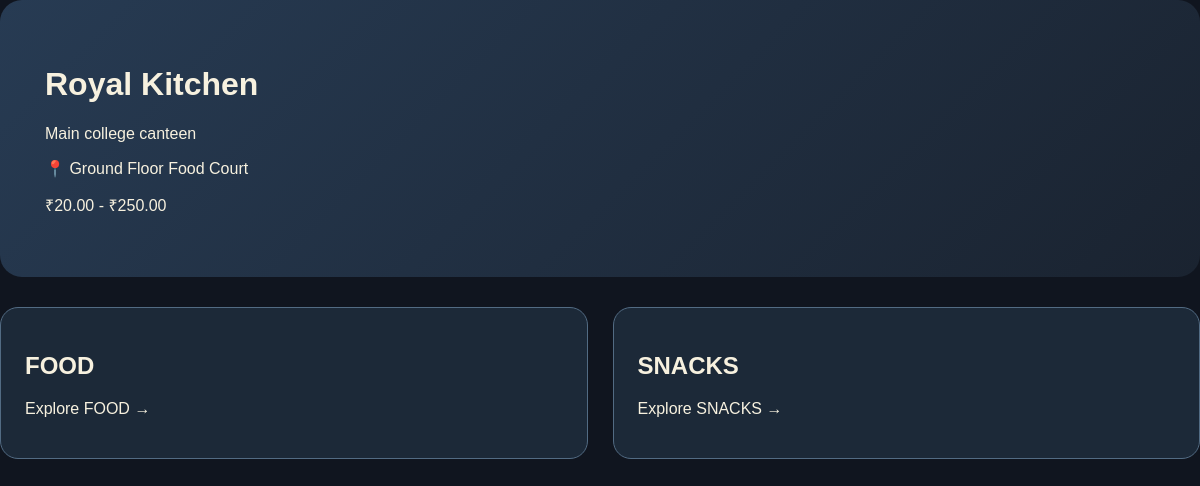
Screenshot of /vendor/royal-kitchen/ (signed in) with the database file from the repository.
### core/models.py (models this page shows, shortened)
class Vendor(models.Model):
    name = models.CharField(max_length=100)
    slug = models.SlugField(unique=True)
    description = models.TextField()
    venue = models.CharField(max_length=200)
    minimum_price = models.DecimalField(max_digits=10, decimal_places=2)
    maximum_price = models.DecimalField(max_digits=10, decimal_places=2)
    opening_time = models.TimeField()
    closing_time = models.TimeField()
    estimated_wait = models.IntegerField(default=10)
    image = models.ImageField(upload_to="vendors/")
    is_active = models.BooleanField(default=True)
    rating = models.FloatField(default=4.5)

class Category(models.Model):
    vendor = models.ForeignKey(
        Vendor,
        on_delete=models.CASCADE,
        related_name="categories",
    )
    name = models.CharField(max_length=50)
    image = models.ImageField(
        upload_to="categories/",
        blank=True,
    )

### core/views.py (the view)
# urls.py: path("vendor/<slug:slug>/", views.vendor_detail, name="vendor_detail"),
@login_required
def vendor_detail(request, slug):
    vendor = get_object_or_404(Vendor, slug=slug)
    return render(request, "vendor_detail.html", {"vendor": vendor})

### templates/vendor_detail.html
{% extends 'base.html' %}
{% block content %}
<div class="vendor-hero">
    <h1>{{ vendor.name }}</h1>
    <p>{{ vendor.description }}</p>
    <p>📍 {{ vendor.venue }}</p>
    <p>₹{{ vendor.minimum_price }} - ₹{{ vendor.maximum_price }}</p>
</div>
<div class="category-grid">
    {% for category in vendor.categories.all %}
    <a class="category-card" href="{% url 'product_list' vendor.slug category.name %}">
        <h2>{{ category.name }}</h2>
        <p>Explore {{ category.name }} →</p>
    </a>
    {% endfor %}
</div>
{% endblock %}

### static/css/style.css (style rules this page uses)
* { box-sizing: border-box; }
body { margin: 0; font-family: Arial, sans-serif; background: #10151f; color: #f7f1df; }
a { color: inherit; text-decoration: none; }
.vendor-card, .category-card, .product-card, .stat-card, .report-card, .scanner-card { background: #1c2938; border: 1px solid #526b83; border-radius: 18px; padding: 24px; transition: transform .2s, border-color .2s; }
.vendor-hero { padding: 45px; border-radius: 22px; background: linear-gradient(135deg, #273b53, #1a2330); }
.category-grid { display: grid; grid-template-columns: repeat(2, 1fr); gap: 25px; margin-top: 30px; }

### rows the page displays
Vendor: name "Royal Kitchen", description "Main college canteen", venue "Ground Floor Food Court", minimum_price "20.00", maximum_price "250.00"
Category: name "FOOD"
Category: name "SNACKS"
